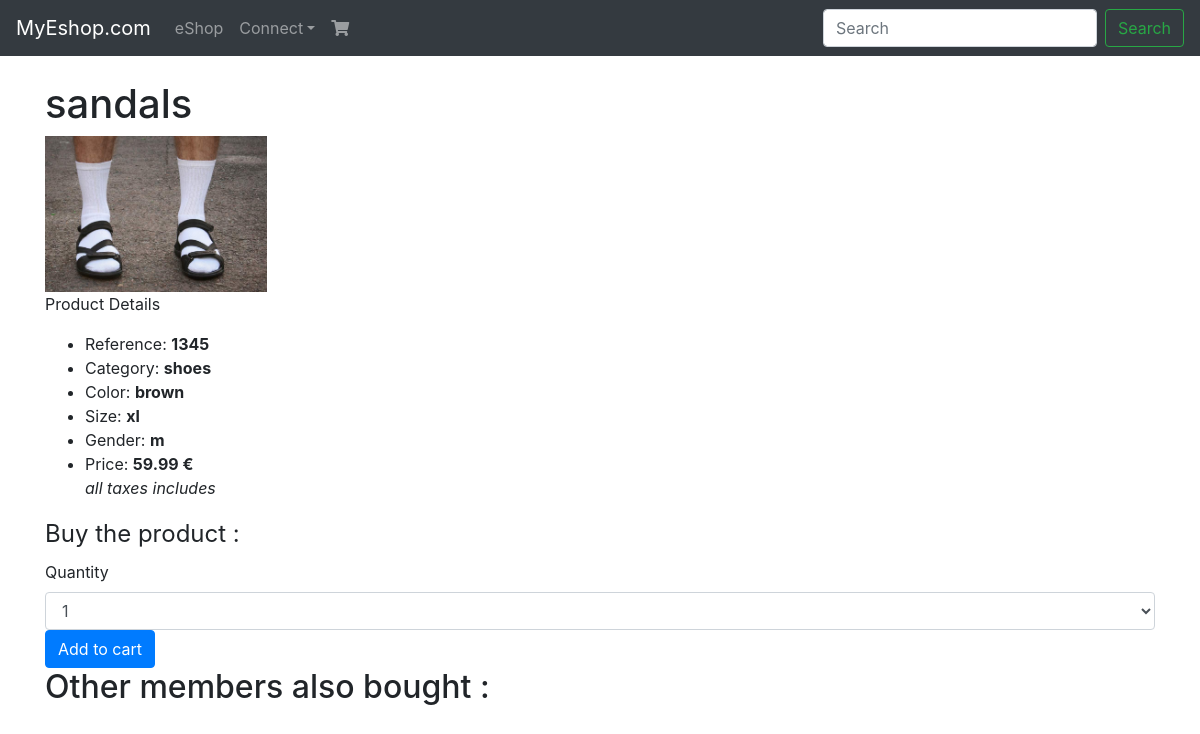
The page /product_page.php?id=2 on the database its author committed.
### tables this page shows
CREATE TABLE `product` (
  `id_product` int(5) NOT NULL,
  `reference` varchar(20) NOT NULL,
  `category` varchar(20) NOT NULL,
  `title` varchar(100) NOT NULL,
  `description` text NOT NULL,
  `color` enum('black','white','red','blue','orange','yellow','green','brown','pink','purple','indigo') NOT NULL,
  `size` enum('xs','s','m','l','xl','xxl') NOT NULL,
  `gender` enum('m','f','u') NOT NULL,
  `picture` varchar(120) NOT NULL,
  `picture2` varchar(120) DEFAULT NULL,
  `price` float NOT NULL,
  `stock` int(4) NOT NULL
);

### product_page.php (the view, shortened to what this page needs)
<?php
    require_once ('./inc/header.php');
    if (isset ($_GET['id']) && !empty ($_GET['id']) && is_numeric ($_GET['id']))
    {
        $res = $con->prepare ("SELECT * FROM product WHERE id_product = :id_product");
        $res->bindValue (':id_product', $_GET['id'], PDO::PARAM_INT);
        $res->execute ();
        if ($res->rowCount () == 1)
        {
            $product_details = $res->fetch ();
            extract ($product_details);
        }
        else
        {
            header ('location: eshop.php?m=error');
        }
    }
    else
    {
        header ('location: eshop.php?m=error');
    }
    $page = "$title";
?>
    <h1><?= $page ?></h1>
    <img src="uploads/img/<?= $picture ?>" alt="<?= $title ?>" style="width: 20%;">
    <p>Product Details</p>
    <ul>
        <li>Reference: <strong><?= $reference ?></strong></li>
        <li>Category: <strong><?= $category ?></strong></li>
        <li>Color: <strong><?= $color ?></strong></li>
        <li>Size: <strong><?= $size ?></strong></li>
        <li>Gender: <strong><?= $gender ?></strong></li>
        <li>Price: <strong stlye="color: darkblue;"><?= $price ?> €</strong><br><em>all taxes includes</em></li>
    </ul>
    <?php if($stock > 0) : ?>
        <fieldset>
            <legend>Buy the product : </legend>
            <form method="post" action="">
                <label>Quantity</label>
                <select name="quantity" class="form-control">
                    <?php for ($i=1; $i <= $stock; $i++) {
                        echo '<option>' . $i . '</option>';
                    } ?>
                </select>
                <input type="submit" value="Add to cart" class="btn btn-primary">
            </form>
        </fieldset>
    <?php else : ?>
        <div class='alert alert-secondary'>Sorry, we don't have stock anymore !</div>
    <?php endif; ?>
    <div class="profil">
        <h2>Other members also bought :</h2>
    </div>
<?php
    require_once ('./inc/footer.php');
?>

### css/style.css (style rules this page uses)
body { padding-top: 5rem; }

### rows shown on the page
product: title "sandals", picture+title (picture), reference "1345", category "shoes", color "brown", size "xl", gender "m", price "59.99"

### other values the page prints
form field quantity "1"
